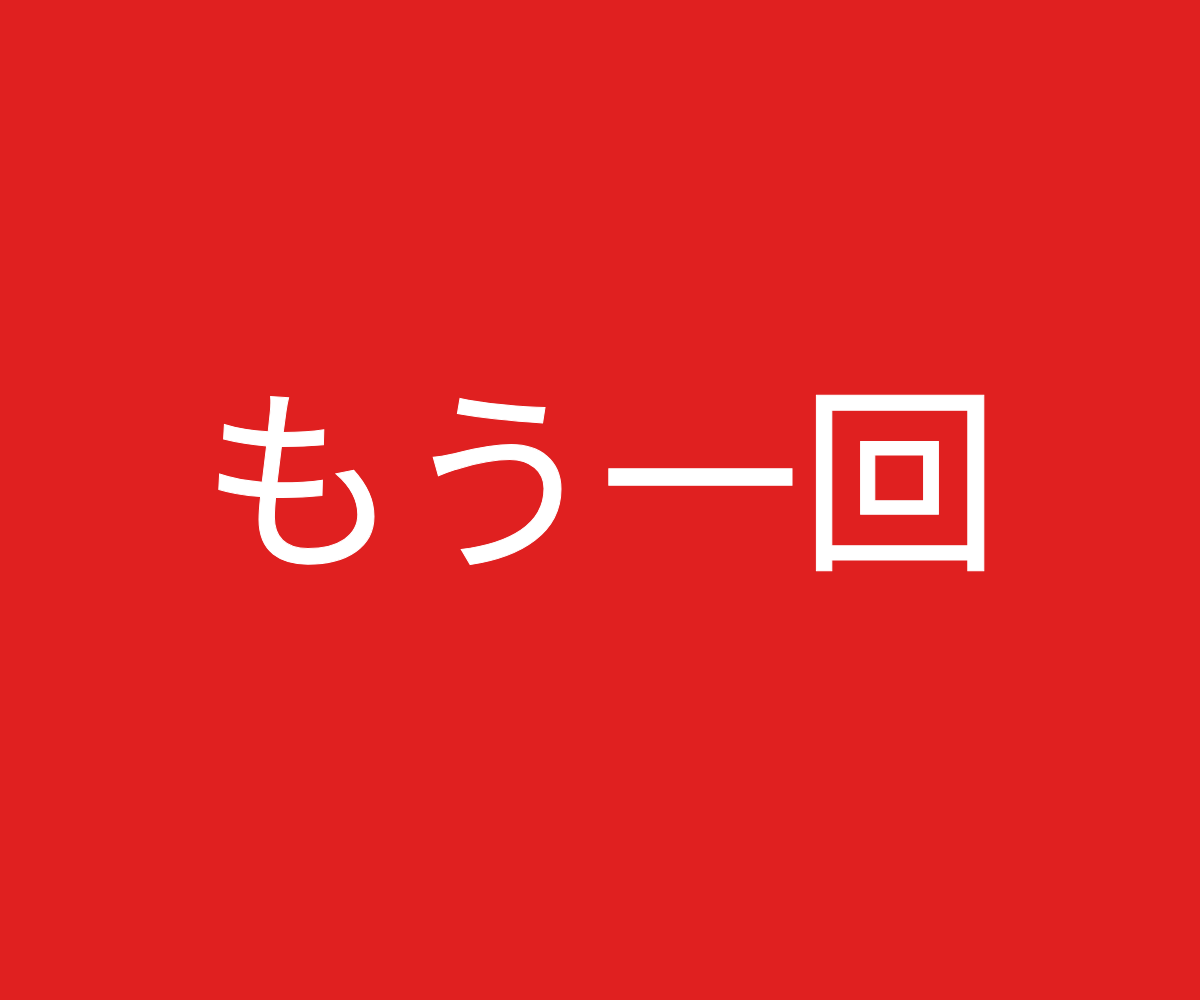
Frame 1 (no input)
Frame 60 (no input): identical to frame 1, image omitted
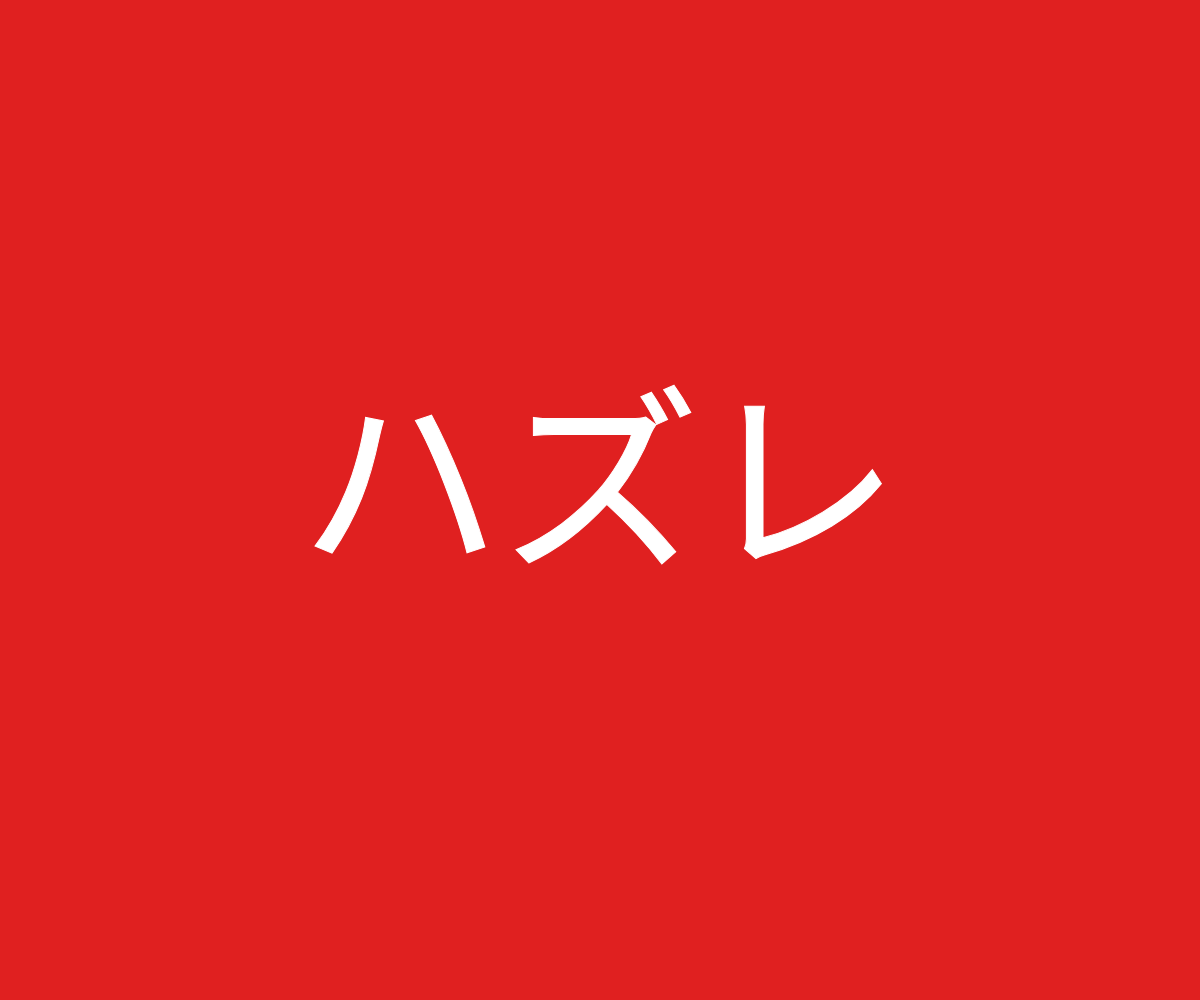
Frame 120 (the mouse pressed at the canvas centre since frame 60)

The p5.js sketch that drew these frames (run headless with seeded random() and noise() and a simulated clock; from frame 60 on, the mouse is pressed at the canvas centre):

// p5.js sketch
// ── sketch.js
// 項⽬の内容
const textList = ["当たり", "ハズレ", "もう⼀回"];
// 選ばれた項⽬
let textResult;
// --- 初回更新 ---------------------------------------------------
function setup() {
    // 表⽰するキャンバスを全画⾯に
    createCanvas(windowWidth,windowHeight);
    // ⽂字の基準点を上下左右の中央に
    textAlign(CENTER, CENTER);
    // ⽂字の⼤きさの設定
    textSize(200);
    // 項⽬の結果をランダムにセット
textResult = random(textList);
}
// --- 1秒間に60回更新 ---------------------------------------------
function draw() {
    // 背景を⾚⾊に
    background("#e02020");
    // 塗りつぶしは⽩⾊に
    fill("#FFFFFF");
    // 境界線も⽩⾊に
    stroke("#FFFFFF");

    // 選ばれた項⽬の表⽰
    text(textResult, width / 2, height / 2);
    // クリックされている間の処理
    if (mouseIsPressed == true) {
        // 項⽬の結果をランダムにセット
        textResult = random(textList);
    }
}
// ── style.css
html, body {
    margin: 0;
    padding: 0;
}
   
